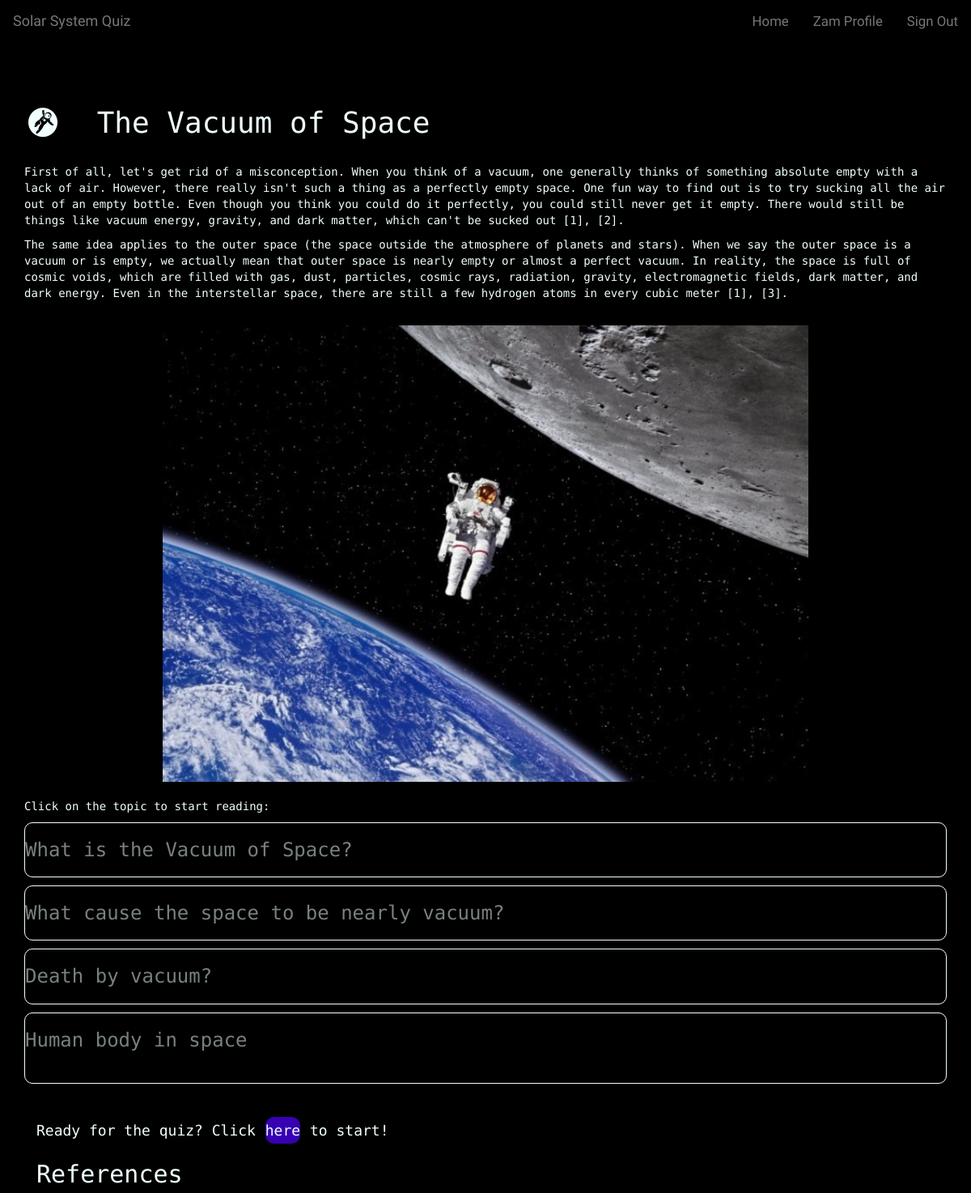
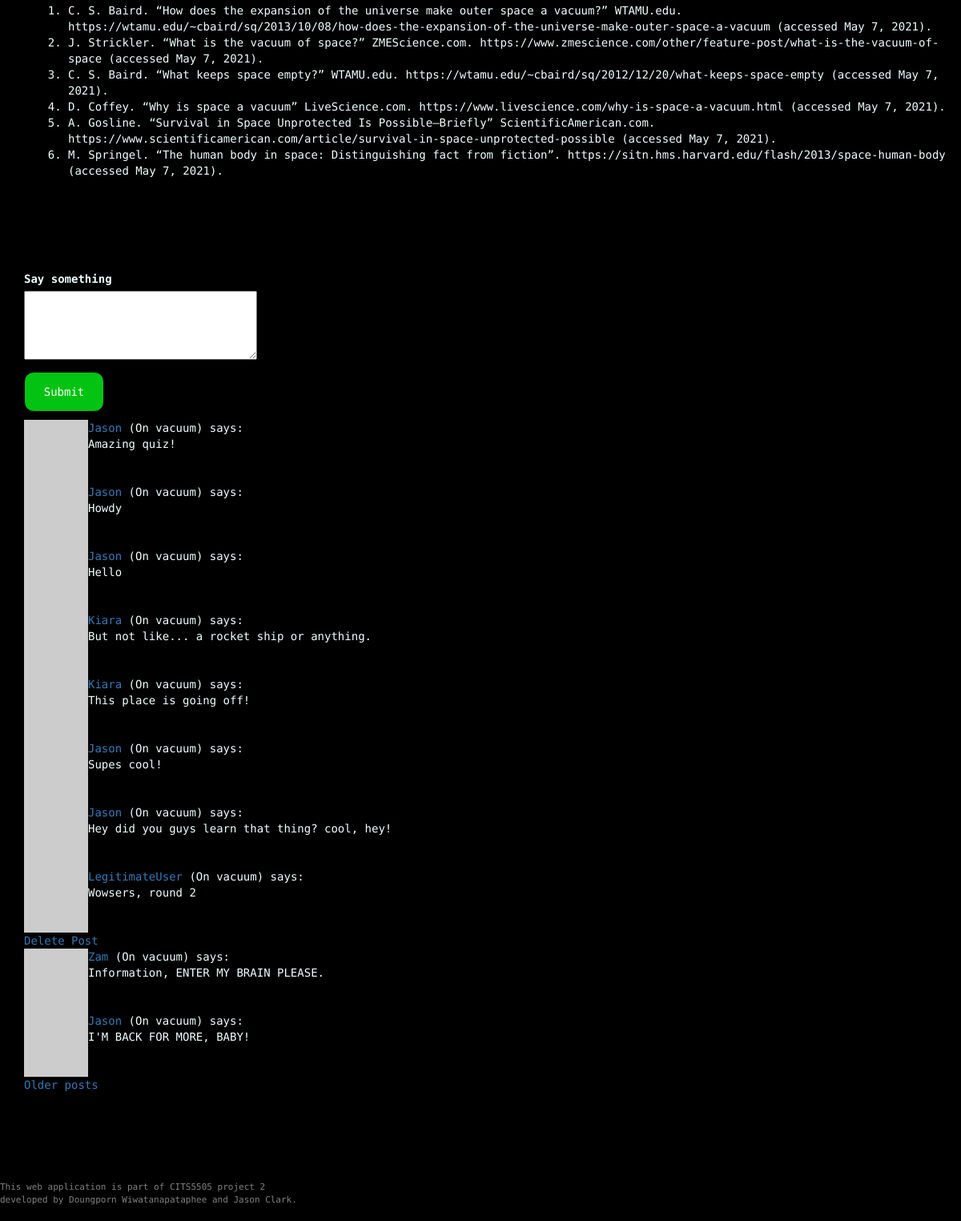
Screenshot of /learning_module/vacuum (signed in) with the database file from the repository (2 pictures, top to bottom).
### app/models.py (models this page shows, shortened)
class User(UserMixin, db.Model):
    __tablename__ = 'user_table'
    id = db.Column(db.Integer, primary_key=True)
    username = db.Column(db.String(64), index=True, unique=True)
    user_type = db.Column(db.String(64))
    email = db.Column(db.String(120), index=True, unique=True)
    password_hash = db.Column(db.String(128))
    posts = db.relationship('Post', backref='author', lazy='dynamic')
    about_me = db.Column(db.String(140))
    last_seen = db.Column(db.DateTime, default=datetime.utcnow)
    score_child = db.relationship("Score", backref = 'user_parent')
    quiz_unlocked = db.Column(db.Integer, default=0)
    def avatar(self, size):
      digest = md5(self.email.lower().encode('utf-8')).hexdigest()
      return 'https://www.gravatar.com/avatar/{}?d=identicon&s={}'.format(digest, size)

class Post(db.Model):
    id = db.Column(db.Integer, primary_key=True)
    user_id = db.Column(db.Integer, db.ForeignKey('user_table.id')) #user.id
    body = db.Column(db.String(140))
    timestamp = db.Column(db.DateTime, index=True, default=datetime.utcnow)
    page = db.Column(db.String)
    upvotes = db.Column(db.Integer, default=0)
    downvotes = db.Column(db.Integer, default=0)

### app/routes.py (the view, shortened to what this page needs)
@app.route('/learning_module/<module>', methods=['GET', 'POST'])
@login_required
def learning_module(module):
  page = request.args.get('page', 1, type=int)
  posts = Post.query.filter_by(page=module).order_by(Post.timestamp.desc()).paginate(
    page, app.config['POSTS_PER_PAGE'], False)
  next_url = url_for('learning_module', module=module, page=posts.next_num) \
    if posts.has_next else None
  prev_url = url_for('learning_module', module=module, page=posts.prev_num) \
    if posts.has_prev else None
  form = PostForm()
  return render_template('modules/learning_module.html', module=module, form=form,
      posts=posts.items, next_url=next_url,
      prev_url=prev_url)

### app/forms.py
class PostForm(FlaskForm):
  post = TextAreaField('Say something', validators=[
    DataRequired(), Length(min=1, max=140)])
  submit = SubmitField('Submit')

### app/models.py (called while the page is built)
@login.user_loader
def load_user(id):
    return User.query.get(int(id))

### app/routes.py (called while the page is built)
@app.before_request
def before_request():
    from_zone = tz.tzutc()
    to_zone = tz.tzlocal()
    utc = datetime.utcnow()
    utc = utc.replace(tzinfo=from_zone)
    central = utc.astimezone(to_zone)   # convert to local timezone
    if current_user.is_authenticated:
        current_user.last_seen = central
        db.session.commit()

### app/templates/modules/learning_module.html (shortened to what this page needs)
{% extends 'base.html' %}
{% block body %}
<div class="progress-bar-max fixed-top">
</div>
{% include 'modules/_{}.html'.format(module) %}
<hr class="divider" />
<div class="container">
  {% if form %}
  <form action="" id="module" method="post">
    <p>
      {{ form.post.label }}<br>
      <span class="post-form">
      {{ form.post(cols=32, rows=4) }}<br>
      </span>
    </p>
    <p>{{ form.submit(class_="post-button") }}</p>
  </form>
  {% endif %}
  {% for post in posts %}
    {% include '_post.html' %}
  {% endfor %}
  {% if next_url %}
  <a href="{{ next_url }}">Older posts</a>
  {% endif %}
</div>
{% endblock %}

### app/templates/base.html (shortened to what this page needs)
<!DOCTYPE html>
<html lang="en">
<head>
  <link rel="stylesheet" href="https://maxcdn.bootstrapcdn.com/bootstrap/3.4.1/css/bootstrap.min.css">
  <link rel="stylesheet" type="text/css" href="{{ url_for('static', filename='css/theme.css') }}">
  <link rel="stylesheet" href="https://cdnjs.cloudflare.com/ajax/libs/font-awesome/4.7.0/css/font-awesome.min.css">
</head>
<body>
  {% block navbar %}
  <nav class="navbar navbar-default">
    <div class="navbar-header">
      <a class="navbar-brand" href="{{ url_for('home') }}">Solar System Quiz</a>
    </div>
    <div class="collapse navbar-collapse" id="bs-example-navbar-collapse-1">
      <ul class="nav navbar-nav navbar-right">
        {% if current_user.is_authenticated %}
        <li><a id="nav_home" href="{{ url_for('home') }}">Home</a></li>
        <li><a id="nav_profile" href="{{ url_for('user_profile', username=current_user.username) }}">{{ current_user.username }} Profile</a></li>
        <li><a id="nav_logout" href="{{ url_for('logout') }}">Sign Out</a></li>
        {% else %}
        <li><a id="nav_home" href="{{ url_for('home') }}">Home</a></li>
        <li><a id="nav_login" href="{{ url_for('login') }}">Login</a></li>
        <li><a id="nav_register" href="{{ url_for('register') }}">Register</a></li>
        {% endif %}
      </ul>
    </div>
  </nav>
  {% endblock %}
  <div class="points-container">
  </div>
  {% block body %}{% endblock %}
  <footer>
    <p>This web application is part of CITS5505 project 2 <br>
        developed by Doungporn Wiwatanapataphee and Jason Clark.</p>
  </footer>
</body>
</html>

### app/templates/_post.html
<table>
  <tr valign="top">
    <td><img src="{{ post.author.avatar(36) }}"></td>
    <td>
      <a href="{{ url_for('user_profile', username=post.author.username) }}">
        {{ post.author.username }}
      </a>
      (On {{ post.page }}) says:<br>{{ post.body }}
    </td>
  </tr>
  {% if current_user.id == post.user_id %}
  <tr valign="bottom">
    <a href="{{ url_for('delete_post', postId=post.id, module=module) }}">Delete Post</a>
  </tr>
  {% endif %}
</table>

### app/static/css/theme.css (style rules this page uses)
* { box-sizing: border-box; }
body { font-family: 'Space Mono', monospace; background-color: black; color: azure; padding-bottom: 60px; margin-bottom: 100px; }
html { scroll-behavior: smooth; }
.navbar { font-family: 'Audiowide', cursive; background-color: black; border-color: black; top: 0; }
.nav a { font-size: 1.2em !important; }
.fixed-top { position: fixed; top: 0; z-index: 1; right: 0; left: 0; }
.progress-bar-max { display: block; background-color: transparent; height: 9px; width: 100%; }
.points-container { padding: 20px; display: flex; margin: 0 auto; text-align: center; }
.post-button { background-color: #03da15e5; height: 50px; width: 100px; border: 1px solid black; color: #ffffff; word-wrap: normal; margin: 0; padding: 0; border-radius: 12px; }
.post-form { color:black; }
hr.divider { border: 0; height: 5px; margin-top: 50px; margin-bottom: 50px; margin-left: 2rem; width: 100%; }
footer { position: fixed; font-size: 11px; background: black; color:grey; bottom: 0; left: 0; height: 50px; width: 100%; }

### rows the page displays
User: username "Zam"
Post: author.username "Jason", page "vacuum", body "Amazing quiz!"
Post: author.username "Jason", page "vacuum", body "Howdy"
Post: author.username "Jason", page "vacuum", body "Hello"
Post: author.username "Kiara", page "vacuum", body "But not like... a rocket ship or anything."
Post: author.username "Kiara", page "vacuum", body "This place is going off!"
Post: author.username "Jason", page "vacuum", body "Supes cool!"
Post: author.username "Jason", page "vacuum", body "Hey did you guys learn that thing? cool, hey!"
Post: author.username "LegitimateUser", page "vacuum", body "Wowsers, round 2"
Post: author.username "Zam", page "vacuum", body "Information, ENTER MY BRAIN PLEASE."
Post: author.username "Jason", page "vacuum", body "I'M BACK FOR MORE, BABY!"
